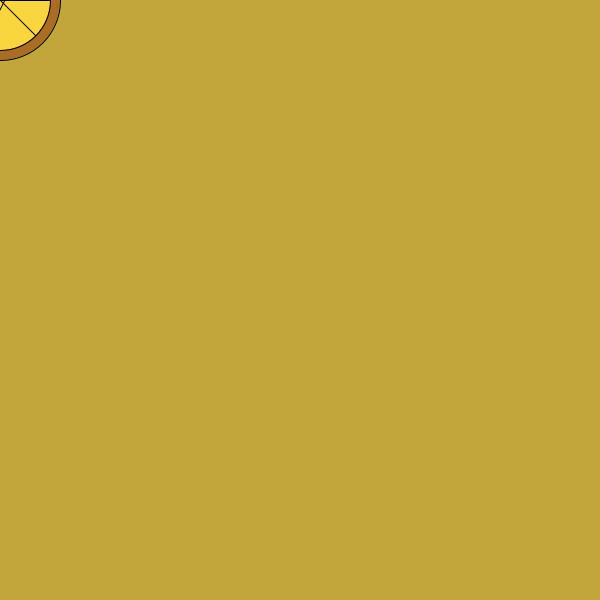
Frame 1 (no input)
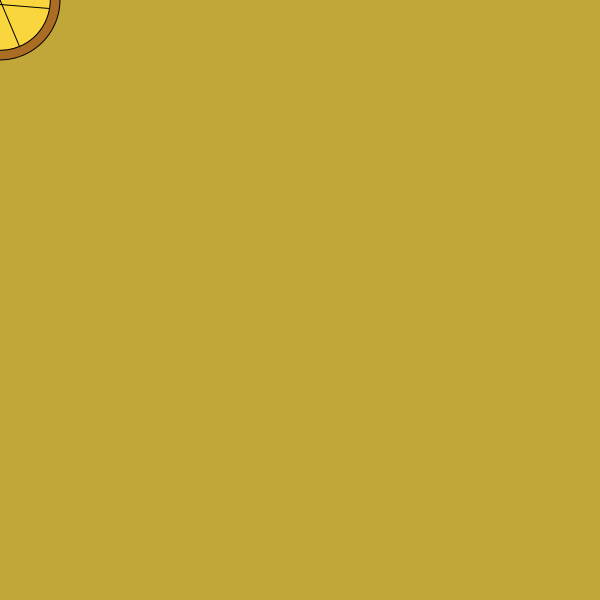
Frame 60 (the mouse pressed at the canvas centre just before this capture)
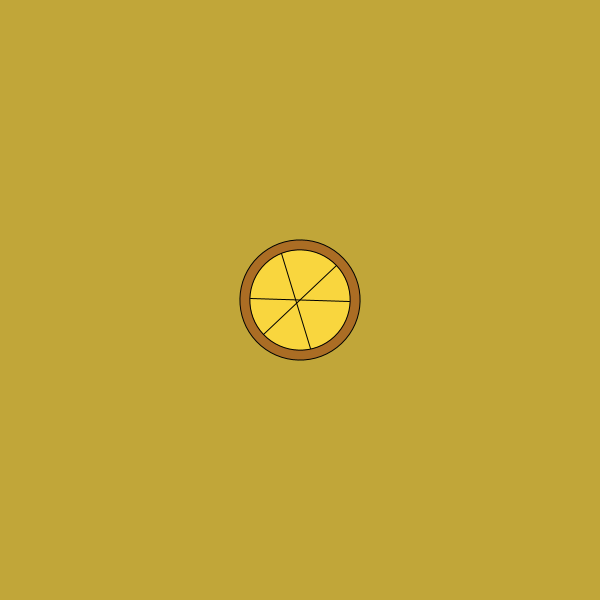
Frame 120 (the mouse held since frame 60 and released just before this capture)

The Processing sketch that drew these frames (run headless with seeded random() and noise(); from frame 60 on, the mouse is pressed at the canvas centre):

// Processing sketch: cheese_pizza4
// ── cheese_pizza4.pde
// Cheese Pizza 4

int diameter = 100;
int radius = diameter/2;
float deg = 0.70710678118 ;
float angle = 0.0;

void setup() {
  size(600, 600);
  noCursor();
}

void draw() {
  background(#C1A639);
  translate(mouseX, mouseY);
  rotate(angle);
  color c = color(#AB6D24);
  fill (c);
  circle(0, 0, diameter*1.2);
  c = color(#F9D63E);
  fill (c);
  circle (0, 0, diameter ) ;
  //slice code
  line(-diameter/2, 0, diameter/2, 0);
  line(radius*cos(45), -radius*sin(45), -radius*cos(225), -radius*sin(225));
  line(-radius*deg, -radius*deg, radius*deg, radius*deg);
  angle += 0.02;
}
